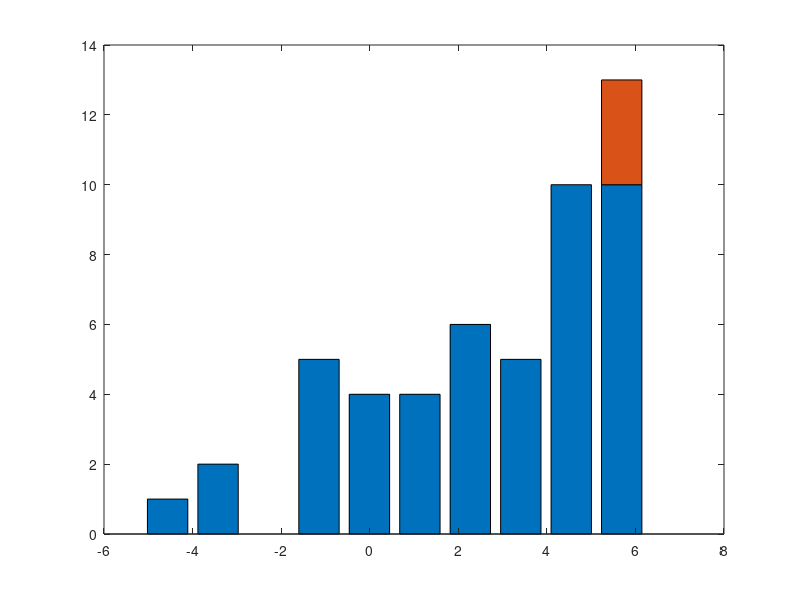

Recreate this plot in MATLAB. (Note: this script raises an error after producing the figure.)
%% Fitting Custom Univariate Distributions, Part 2
% This demo shows some advanced examples of using the Statistics Toolbox
% function |MLE| to fit custom distributions to univariate data.  These
% examples include fitting models to censored data, and illustration of
% some of the numerical details of fitting with custom distributions.  The
% <customdist1demo.html Fitting Custom Univariate Distributions> demo
% covers other examples.
%
%   Copyright 1984-2004 The MathWorks, Inc.
%   $Revision: 1.1.4.1 $  $Date: 2004/03/22 23:55:00 $


%% Fitting custom distributions with censored data
% The extreme value distribution is often used to model failure times of
% mechanical parts, and experiments in such cases are sometimes only run
% for a fixed length of time.  If not all of the experimental units have
% failed within that time, then the data are right-censored, that is, the
% value of some failure times are not known exactly, but only known to be
% larger than a certain value.

%%
% The Statistics Toolbox includes the function |EVFIT|, which fits an extreme
% value distribution to data, including data with censoring.  However, for
% the purposes of this example, we will ignore |EVFIT|, and demonstrate how
% to use |MLE| and custom distributions to fit a model to censored data,
% using the extreme value distribution.

%%
% Because the values for the censored data are not known exactly, maximum
% likelihood estimation becomes more difficult.  In particular, both the
% PDF and the CDF are needed to compute the log-likelihood.  Therefore, you
% must provide |MLE| with functions for both of those in order to fit
% censored data.  The Statistics Toolbox includes the functions |EVPDF| and
% |EVCDF|, so for this example, the work of writing the code has already been
% done.

%%
% We'll fit the model to simulated data.  The first step is to generate some
% uncensored extreme value data.
rand('state',0); randn('state',0);
n = 50;
mu = 5;
sigma = 2.5;
x = evrnd(mu,sigma,n,1);

%%
% Next, we censor any values that are larger than a predetermined cutoff,
% by replacing those values with the cutoff value.  This is known as Type
% II censoring, and with the cutoff at 7, about 10% of the original data
% end up being censored.
c = (x > 7);
x(c) = 7;
sum(c)/length(c)

%%
% We can plot a histogram of these data, including a stacked bar to
% represent the censored observations.
[uncensCnts,binCtrs] = hist(x(~c));
censCnts = hist(x(c),binCtrs);
bar(binCtrs,[uncensCnts' censCnts'],'stacked');

%%
% Although there is censoring, the fraction of censored observations is
% relatively small, and so the method of moments can provide a reasonable
% starting point for the parameter estimates.  We compute the values of mu
% and sigma that correspond to the observed mean and standard deviation of
% the uncensored data.
sigma0 = sqrt(6)*std(x(~c))./pi
mu0 = mean(x(~c))-psi(1).*sigma0

%%
% In addition to passing the data, x, and handles to the PDF and CDF
% functions into |MLE|, we also use the 'censoring' parameter to pass in the
% censoring vector, c.  Because the scale parameter, sigma, must be
% positive, we specify lower parameter bounds.  |MLE| returns the maximum
% likelihood estimates of the two extreme value distribution parameters, mu
% and sigma, as well as approximate 95% confidence intervals.
[paramEsts,paramCIs] = mle(x, 'censoring',c, 'pdf',@evpdf, 'cdf',@evcdf, ...
                           'start',[mu0 sigma0], 'lower',[-Inf,0])


%% Some numerical issues in fitting custom distributions
% Fitting a custom distribution requires an initial guess for the
% parameters, and it's often difficult to know how good or bad a starting
% point is a priori.  In the previous example, if we had picked a starting
% point that was farther away from the maximum likelihood estimates, some
% of the observations could have been very far out in the tails of the
% extreme value distribution corresponding to the starting point.  One of
% two things might then have happened.
%
% First, one of the PDF values might have become so small that it
% underflowed to zero in double precision arithmetic.  Second, one of the
% CDF values might have become so close to 1 that it rounded up in double
% precision.  (It's also possible that a CDF value might have become so
% small as to underflow, but that turns out not to be a problem.)
%
% Either of these conditions causes problems when |MLE| computes the
% log-likelihood, because they lead to log-likelihood values of -Inf, and
% the optimization algorithm in |MLE| can not normally be expected to step
% out of such regions.

%%
% Knowing what the maximum likelihood estimates are, let's see what happens
% with a different starting point.
start = [1 1];
try
    [paramEsts,paramCIs] = mle(x, 'censoring',c, 'pdf',@evpdf, 'cdf',@evcdf, ...
                               'start',start, 'lower',[-Inf,0])
catch
    disp(lasterr)
end
%%
% In this case, the second problem has occurred:  Some of the CDF values at
% the initial parameter guess are computed as exactly 1, and so the
% log-likelihood is infinite.  We could try setting |MLE|'s 'FunValCheck'
% control parameter to 'off', which would disable checking for non-finite
% likelihood values, and then hope for the best.  But the right way to solve
% this numerical problem is at its root, and in this case it's not hard to
% do.
%
% Notice that the extreme value CDF is of the form
%
%    p = 1 - exp( -exp((x-mu)./sigma) )
%
% The contribution of the censored observations to the log-likelihood is
% the log of their survival function (SF) values, i.e., log(1-CDF).  For
% the extreme value distribution, the log of the SF is just
% -exp((x-mu)./sigma).  If we could compute the log-likelihood using the
% log SF directly, (instead of, in effect, computing log(1 -
% (1-exp(logSF)))) we would avoid the rounding issues with the CDF.  That's
% because observations whose CDF values are not distinguishable from 1 in
% double precision have log SF values that are still easily representable
% as non-zero values.  For example, a CDF value of (1 - 1e-20) rounds to 1
% in double precision, because double precision |eps| is about 2e-16.
SFval = 1e-20;
CDFval = 1 - SFval
%%
% However, the log of the corresponding SF value, i.e. log(1-CDF), is
% easily represented.
log(SFval)
%%
% A similar observation can be made about using the log PDF rather than the
% PDF itself -- the contribution of uncensored observations to the
% log-likelihood is the log of their PDF values.  Using the log PDF
% directly (instead of, in effect, computing log(exp(logPDF))) avoids
% underflow problems where the PDF is not distinguishable from zero in
% double precision, but the log PDF is still easily representable as a
% finite negative number.  For example, a PDF value of 1e-400 underflows in
% double precision, because double precision |realmin| is about 2e-308.
logPDFval = -921;
PDFval = exp(logPDFval)

%%
% |MLE| provides a syntax for specifying a custom distribution using the
% log PDF and the log SF (rather than the PDF and CDF), via the 'logpdf'
% and 'logsf' parameters.   Unlike the PDF and CDF functions, there are no
% existing functions, so we'll create anonymous functions that compute
% these values:
evlogpdf = @(x,mu,sigma) ((x - mu) ./ sigma - exp((x - mu) ./ sigma)) - log(sigma);
evlogsf = @(x,mu,sigma) -exp((x-mu)./sigma);

%%
% Using the same starting point, the alternate logPDF/logSF specification
% of the extreme value distribution makes the problem solvable:
start = [1 1];
[paramEsts,paramCIs] = mle(x, 'censoring',c, 'logpdf',evlogpdf, 'logsf',evlogsf, ...
                           'start',start, 'lower',[-Inf,0])
%%
% However, this strategy cannot always mitigate a poor starting point, and
% a careful choice of starting point is always recommended.


%% Supplying a gradient
% By default, |MLE| uses the function |FMINSEARCH| to find parameter values
% that maximize the log-likelihood for the data.  |FMINSEARCH| uses an
% optimization algorithm that is derivative-free, and is often a good
% choice.
%
% However, for some problems, choosing an optimization algorithm that uses
% the derivatives of the log-likelihood function can make the difference
% between converging to the maximum likelihood estimates or not, especially
% when the starting point is far away from the final answer.  Providing the
% derivatives can also sometimes speed up the convergence.
%
% If your MATLAB installation includes the Optimization Toolbox, |MLE| allows
% you to use the function |FMINCON|, which includes optimization algorithms
% that can use derivative information.  To take best advantage of the
% algorithms in |FMINCON|, you can specify a custom distribution using a
% log-likelihood function, written to return not only the log-likelihood
% itself, but its gradient as well.  The gradient of the log-likelihood
% function is simply the vector of its partial derivatives with respect to
% its parameters.
%
% This strategy requires extra preparation, to write code that computes
% both the log-likelihood and its gradient.  For this example, we've the
% created code to do that for the extreme value distribution as a separate
% M-file <matlab:edit('evnegloglike.m') |evnegloglike.m|>.
type evnegloglike.m

%%
% Notice that the function |EVNEGLOGLIKE| returns the _negative_ of both
% the log-likehood values and of the gradient values, because MLE
% _minimizes_ that negative log-likelihood.

%%
% To compute the maximum likelihood estimates using a gradient-based
% optimization algorithm, we use the 'nloglf' parameter, specifying that we
% are providing a handle to a function that computes the negative
% log-likelihood, and the 'optimfun' parameter, specifying |FMINCON| as the
% optimization function.  |MLE| will automatically detect that
% |EVNEGLOGLIKE| can return both the negative log-likelihood and its
% gradient.
start = [1 1];
[paramEsts,paramCIs] = mle(x, 'censoring',c, 'nloglf',@evnegloglike, ...
                           'start',start, 'lower',[-Inf,0], 'optimfun','fmincon')
